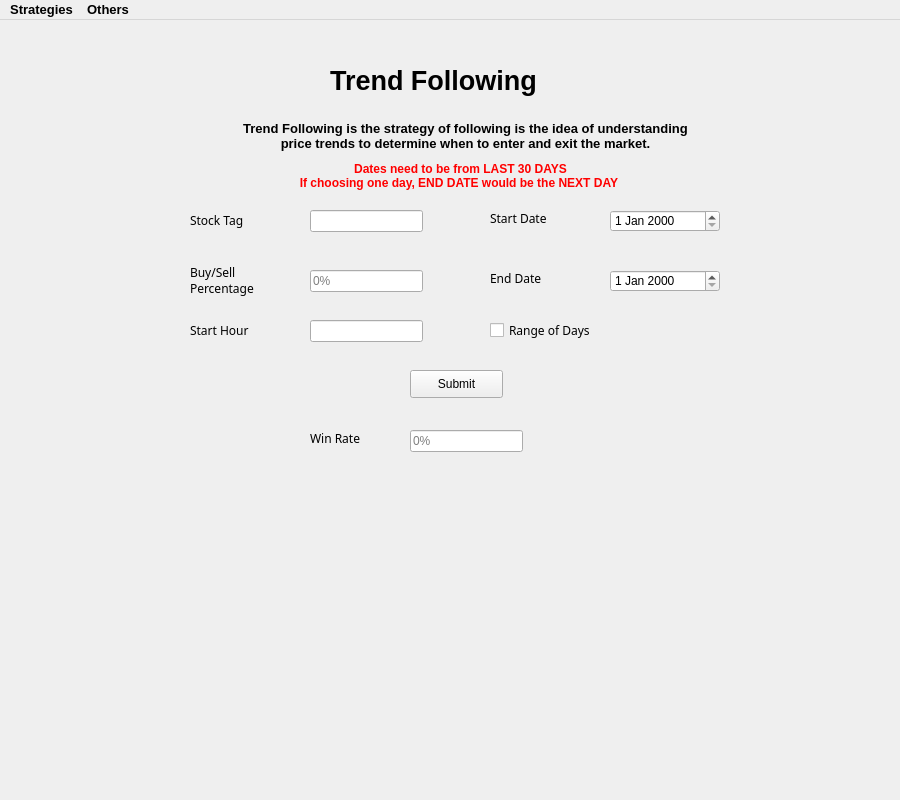
<?xml version="1.0" encoding="UTF-8"?>
<ui version="4.0">
 <class>TrendWin</class>
 <widget class="QMainWindow" name="TrendWin">
  <property name="enabled">
   <bool>true</bool>
  </property>
  <property name="geometry">
   <rect>
    <x>0</x>
    <y>0</y>
    <width>900</width>
    <height>800</height>
   </rect>
  </property>
  <property name="sizePolicy">
   <sizepolicy hsizetype="Preferred" vsizetype="Preferred">
    <horstretch>0</horstretch>
    <verstretch>0</verstretch>
   </sizepolicy>
  </property>
  <property name="windowTitle">
   <string>Trend Following</string>
  </property>
  <property name="windowIcon">
   <iconset>
    <normaloff>trend.jpg</normaloff>trend.jpg</iconset>
  </property>
  <property name="styleSheet">
   <string notr="true"/>
  </property>
  <widget class="QWidget" name="centralwidget">
   <widget class="QLabel" name="label_5">
    <property name="geometry">
     <rect>
      <x>130</x>
      <y>90</y>
      <width>671</width>
      <height>51</height>
     </rect>
    </property>
    <property name="font">
     <font>
      <pointsize>10</pointsize>
      <weight>75</weight>
      <bold>true</bold>
     </font>
    </property>
    <property name="layoutDirection">
     <enum>Qt::LeftToRight</enum>
    </property>
    <property name="text">
     <string>Trend Following is the strategy of following is the idea of understanding 
price trends to determine when to enter and exit the market.</string>
    </property>
    <property name="alignment">
     <set>Qt::AlignCenter</set>
    </property>
   </widget>
   <widget class="QLineEdit" name="lineEdit_3">
    <property name="geometry">
     <rect>
      <x>410</x>
      <y>410</y>
      <width>113</width>
      <height>22</height>
     </rect>
    </property>
    <property name="readOnly">
     <bool>true</bool>
    </property>
    <property name="placeholderText">
     <string>0%</string>
    </property>
   </widget>
   <widget class="QLabel" name="label_4">
    <property name="geometry">
     <rect>
      <x>330</x>
      <y>40</y>
      <width>271</width>
      <height>41</height>
     </rect>
    </property>
    <property name="font">
     <font>
      <pointsize>20</pointsize>
      <weight>75</weight>
      <bold>true</bold>
     </font>
    </property>
    <property name="text">
     <string>Trend Following</string>
    </property>
   </widget>
   <widget class="QLabel" name="label_7">
    <property name="geometry">
     <rect>
      <x>490</x>
      <y>190</y>
      <width>111</width>
      <height>16</height>
     </rect>
    </property>
    <property name="font">
     <font>
      <family>8514oem</family>
     </font>
    </property>
    <property name="text">
     <string>Start Date</string>
    </property>
   </widget>
   <widget class="QDateEdit" name="dateEdit_2">
    <property name="geometry">
     <rect>
      <x>610</x>
      <y>190</y>
      <width>110</width>
      <height>22</height>
     </rect>
    </property>
   </widget>
   <widget class="QLabel" name="label">
    <property name="geometry">
     <rect>
      <x>190</x>
      <y>190</y>
      <width>111</width>
      <height>21</height>
     </rect>
    </property>
    <property name="font">
     <font>
      <family>8514oem</family>
     </font>
    </property>
    <property name="text">
     <string>Stock Tag</string>
    </property>
   </widget>
   <widget class="QLineEdit" name="lineEdit_2">
    <property name="geometry">
     <rect>
      <x>310</x>
      <y>250</y>
      <width>113</width>
      <height>22</height>
     </rect>
    </property>
    <property name="placeholderText">
     <string>0%</string>
    </property>
   </widget>
   <widget class="QLineEdit" name="lineEdit">
    <property name="geometry">
     <rect>
      <x>310</x>
      <y>190</y>
      <width>113</width>
      <height>22</height>
     </rect>
    </property>
   </widget>
   <widget class="QDateEdit" name="dateEdit">
    <property name="geometry">
     <rect>
      <x>610</x>
      <y>250</y>
      <width>110</width>
      <height>22</height>
     </rect>
    </property>
   </widget>
   <widget class="QLabel" name="label_8">
    <property name="geometry">
     <rect>
      <x>490</x>
      <y>250</y>
      <width>101</width>
      <height>16</height>
     </rect>
    </property>
    <property name="font">
     <font>
      <family>8514oem</family>
     </font>
    </property>
    <property name="text">
     <string>End Date</string>
    </property>
   </widget>
   <widget class="QLabel" name="label_2">
    <property name="geometry">
     <rect>
      <x>190</x>
      <y>240</y>
      <width>121</width>
      <height>41</height>
     </rect>
    </property>
    <property name="font">
     <font>
      <family>8514oem</family>
     </font>
    </property>
    <property name="text">
     <string>Buy/Sell 
Percentage</string>
    </property>
   </widget>
   <widget class="QLabel" name="label_3">
    <property name="geometry">
     <rect>
      <x>310</x>
      <y>410</y>
      <width>81</width>
      <height>16</height>
     </rect>
    </property>
    <property name="font">
     <font>
      <family>8514oem</family>
     </font>
    </property>
    <property name="text">
     <string>Win Rate</string>
    </property>
   </widget>
   <widget class="QLabel" name="label_6">
    <property name="geometry">
     <rect>
      <x>270</x>
      <y>130</y>
      <width>381</width>
      <height>51</height>
     </rect>
    </property>
    <property name="font">
     <font>
      <weight>75</weight>
      <bold>true</bold>
     </font>
    </property>
    <property name="styleSheet">
     <string notr="true">color: rgb(255, 0, 0);</string>
    </property>
    <property name="text">
     <string>Dates need to be from LAST 30 DAYS
If choosing one day, END DATE would be the NEXT DAY </string>
    </property>
    <property name="alignment">
     <set>Qt::AlignCenter</set>
    </property>
   </widget>
   <widget class="QCheckBox" name="checkBox">
    <property name="geometry">
     <rect>
      <x>490</x>
      <y>290</y>
      <width>161</width>
      <height>41</height>
     </rect>
    </property>
    <property name="font">
     <font>
      <family>8514oem</family>
     </font>
    </property>
    <property name="text">
     <string>Range of Days</string>
    </property>
   </widget>
   <widget class="QPushButton" name="pushButton">
    <property name="geometry">
     <rect>
      <x>410</x>
      <y>350</y>
      <width>93</width>
      <height>28</height>
     </rect>
    </property>
    <property name="text">
     <string>Submit</string>
    </property>
   </widget>
   <widget class="QLabel" name="label_9">
    <property name="geometry">
     <rect>
      <x>190</x>
      <y>300</y>
      <width>111</width>
      <height>21</height>
     </rect>
    </property>
    <property name="font">
     <font>
      <family>8514oem</family>
     </font>
    </property>
    <property name="text">
     <string>Start Hour</string>
    </property>
   </widget>
   <widget class="QLineEdit" name="lineEdit_4">
    <property name="geometry">
     <rect>
      <x>310</x>
      <y>300</y>
      <width>113</width>
      <height>22</height>
     </rect>
    </property>
   </widget>
  </widget>
  <widget class="QMenuBar" name="menubar">
   <property name="geometry">
    <rect>
     <x>0</x>
     <y>0</y>
     <width>900</width>
     <height>25</height>
    </rect>
   </property>
   <property name="font">
    <font>
     <family>Arial</family>
     <pointsize>10</pointsize>
     <weight>75</weight>
     <bold>true</bold>
    </font>
   </property>
   <widget class="QMenu" name="menuStrategies">
    <property name="title">
     <string>Strategies</string>
    </property>
    <addaction name="actionScalping"/>
    <addaction name="actionRSI"/>
    <addaction name="actionTrend_Following_2"/>
   </widget>
   <widget class="QMenu" name="menuOthers">
    <property name="title">
     <string>Others</string>
    </property>
    <addaction name="actionHome_2"/>
    <addaction name="actionGeneral_Recommendation_2"/>
   </widget>
   <addaction name="menuStrategies"/>
   <addaction name="menuOthers"/>
  </widget>
  <action name="actionScapling">
   <property name="text">
    <string>Scalping</string>
   </property>
  </action>
  <action name="actionRSI_Indexing">
   <property name="text">
    <string>RSI Indexing</string>
   </property>
  </action>
  <action name="actionGeneral_Recommendation">
   <property name="text">
    <string>General Recommendation</string>
   </property>
  </action>
  <action name="actionHome">
   <property name="text">
    <string>Home</string>
   </property>
  </action>
  <action name="actionTrend_Following">
   <property name="text">
    <string>Trend Following</string>
   </property>
  </action>
  <action name="actionScalping">
   <property name="text">
    <string>Scalping</string>
   </property>
  </action>
  <action name="actionRSI">
   <property name="text">
    <string>RSI Indexing</string>
   </property>
  </action>
  <action name="actionTrend_Following_2">
   <property name="text">
    <string>Trend Following</string>
   </property>
  </action>
  <action name="actionHome_2">
   <property name="text">
    <string>Home</string>
   </property>
  </action>
  <action name="actionGeneral_Recommendation_2">
   <property name="text">
    <string>General Recommendation</string>
   </property>
  </action>
 </widget>
 <resources/>
 <connections/>
</ui>
